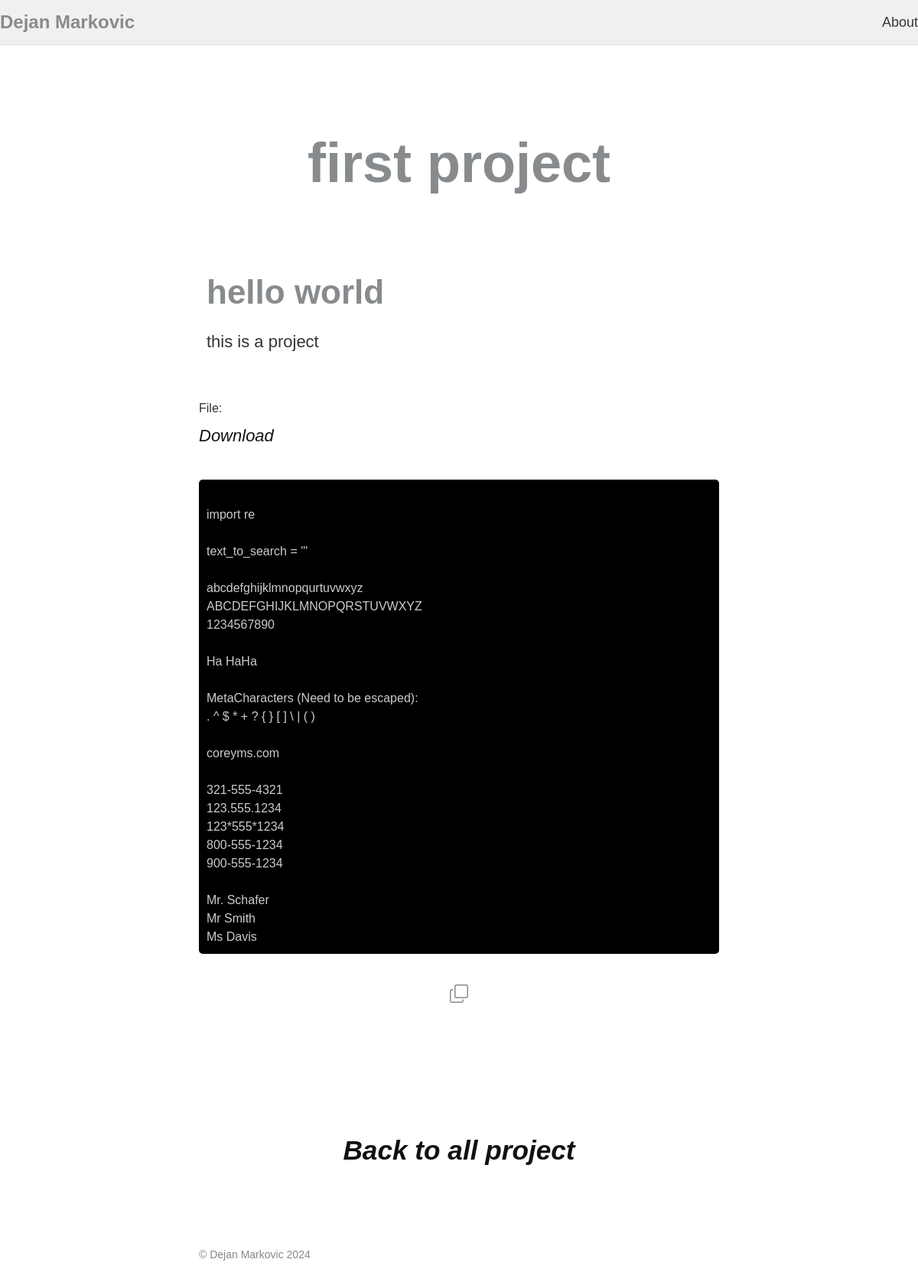
The page /project/18/ on the database as committed earlier.
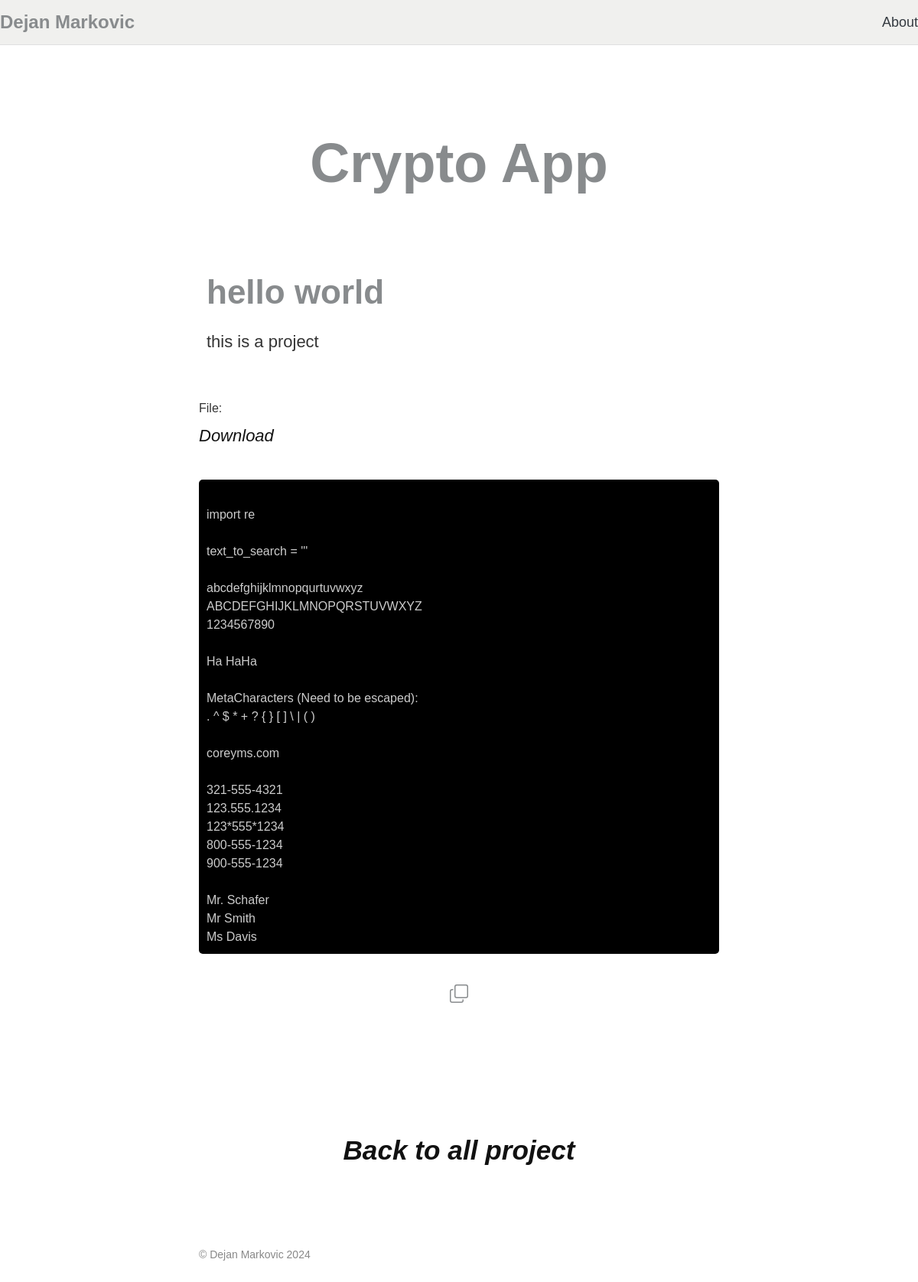
The same page on the database as committed later.
### portfolio_app/models.py (models this page shows, shortened)
class ProjectModel(models.Model):
    image = models.ImageField(upload_to='portfolio_app/media/')
    title = models.CharField(max_length=255)
    short_name = models.CharField(max_length=50)
    slug = models.SlugField(max_length=255, unique=True, blank=True)
    created_at = models.DateTimeField(auto_now_add=True)

### portfolio_app/views.py (the view)
# urls.py: path('project/<int:project_id>/', views.project_detail_view, name='project_detail'),
def project_detail_view(request, project_id):
    project = get_object_or_404(ProjectModel, id=project_id)
    project_details = project.details.all()
    if project_details:
        for detail in project_details:
            if detail.python_file:
                try:
                    with open(detail.python_file.path, 'r') as file:
                        detail.python_file_content = file.read()
                except Exception as e:
                    print(f"Error reading Python file {detail.python_file}: {e}")
    context = {
        'project': project,
        'project_details': project_details,
        'no_details': len(project_details) == 0,
        'page_title': 'Project Detail',
    }
    return render(request, 'portfolio_app/project_detail.html', context)

### portfolio_app/templates/portfolio_app/project_detail.html (shortened to what this page needs)
{% extends 'base.html' %}
{% block content %}
<div class="toast-container position-fixed top-0 end-0 p-3">
  </div>
<div id = "project_details">
<div style = "text-align: center; padding: 16vh 0 1vh 0" class="work-page slide delay01">
    <div class="work-page-content">
        <h1>{{ project.title }}</h1>
    </div>
</div>
{% if no_details %}
    <div class="about-me slide delay03">
        <div style = "text-align: center;" class="description">
			{% if user.is_authenticated %}
			<p>No details yet. Please <a href="{% url 'add_project_detail' project.id %}" style = "font-style: italic; color: #888b8b; padding-top: 0px; display: inline-block;">add</a> the details for the project.</p>
			{% else %}
			<p>No details yet.</p>
			{% endif %}
        </div>
    </div>
    <div style = "margin: 4vh auto 4vh auto;" class="back-to-projects">
		<a style = "font-style: italic;" href="{% url 'portfolio_page' %}">Back to all project </a>
	</div>
{% else %}
<div style = "padding: 1vh 0 16vh 0" class="work-page slide delay01">
	<div class="work-page-content">
        {% for detail in project_details %}
		<h1 style = "font-size: 44px;">{{ detail.code_title }}</h1>
		<p class="text">
			{{ detail.description }}
        </p>
        {% if detail.python_file %}
		<p>
            <strong>File:</strong> <a style="font-style: italic; width: 120px;" href="{{ detail.python_file.url }}" download>Download</a>
		</p>
        <p>
          <pre><code id="code-3" class="language-python hljs" style="display: block; height: 600px; overflow-y: auto; white-space: pre-line;">
        </code></pre>
		</p>
        {% endif %}
        <div style="display: flex; justify-content: center; gap: 40px; margin-top: 20px;">
          <a style="color: #888b8d; outline: none;" class="copy-btn" data-target="code-3">
          </a>
        {% endfor %}
    </div>
    <div class="back-to-projects">
		<a href="{% url 'portfolio_page' %}">Back to all project </a>
	</div>
</div>
{% endif %}
<link rel="stylesheet" href="https://cdnjs.cloudflare.com/ajax/libs/prism/1.28.0/themes/prism-tomorrow.min.css">
<link rel="stylesheet" href="https://cdnjs.cloudflare.com/ajax/libs/highlight.js/11.7.0/styles/night-owl.min.css">
<link rel="stylesheet" href="//code.jquery.com/ui/1.13.2/themes/base/jquery-ui.css">
{% endblock %}

Rows that differ between the two databases and show on the page:
changed ProjectModel: title "first project" → "Crypto App"
